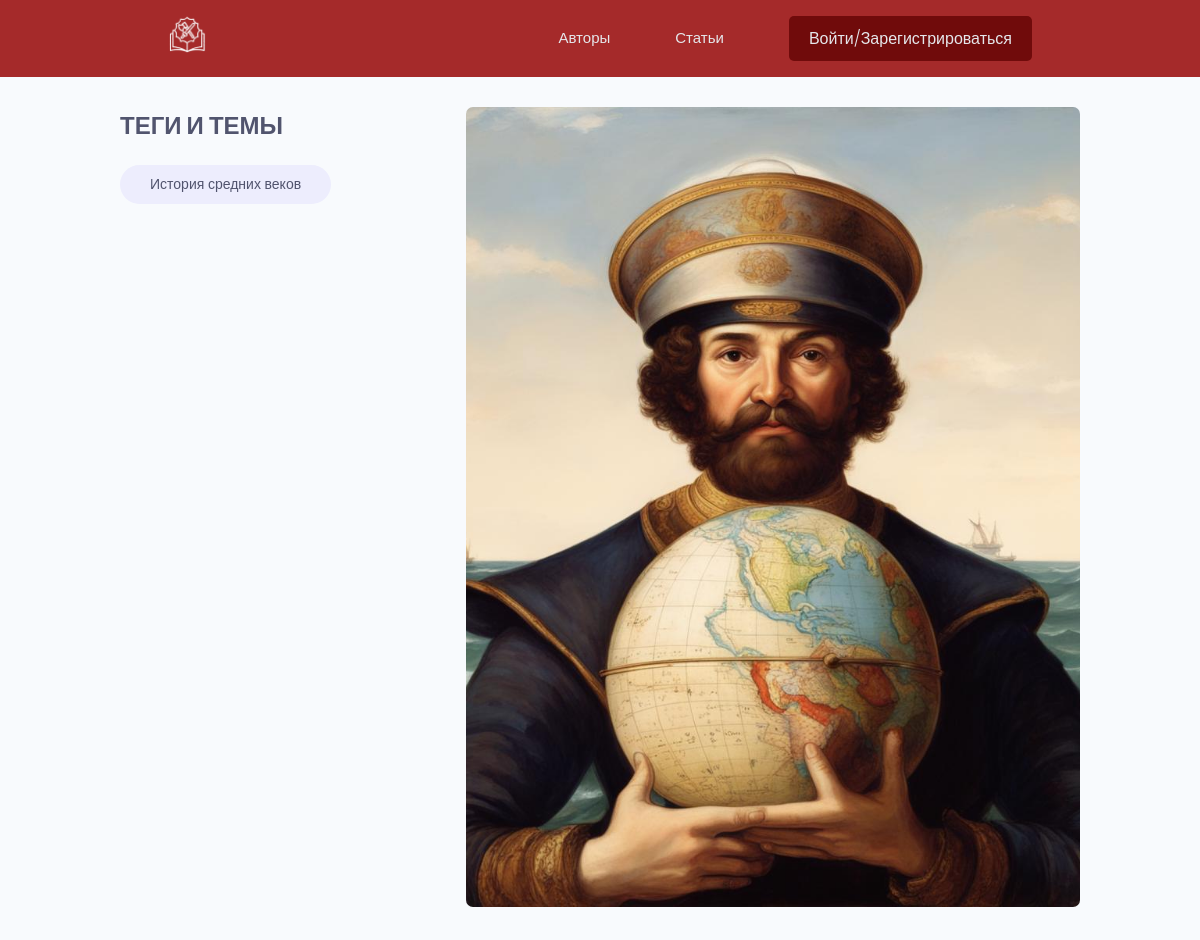
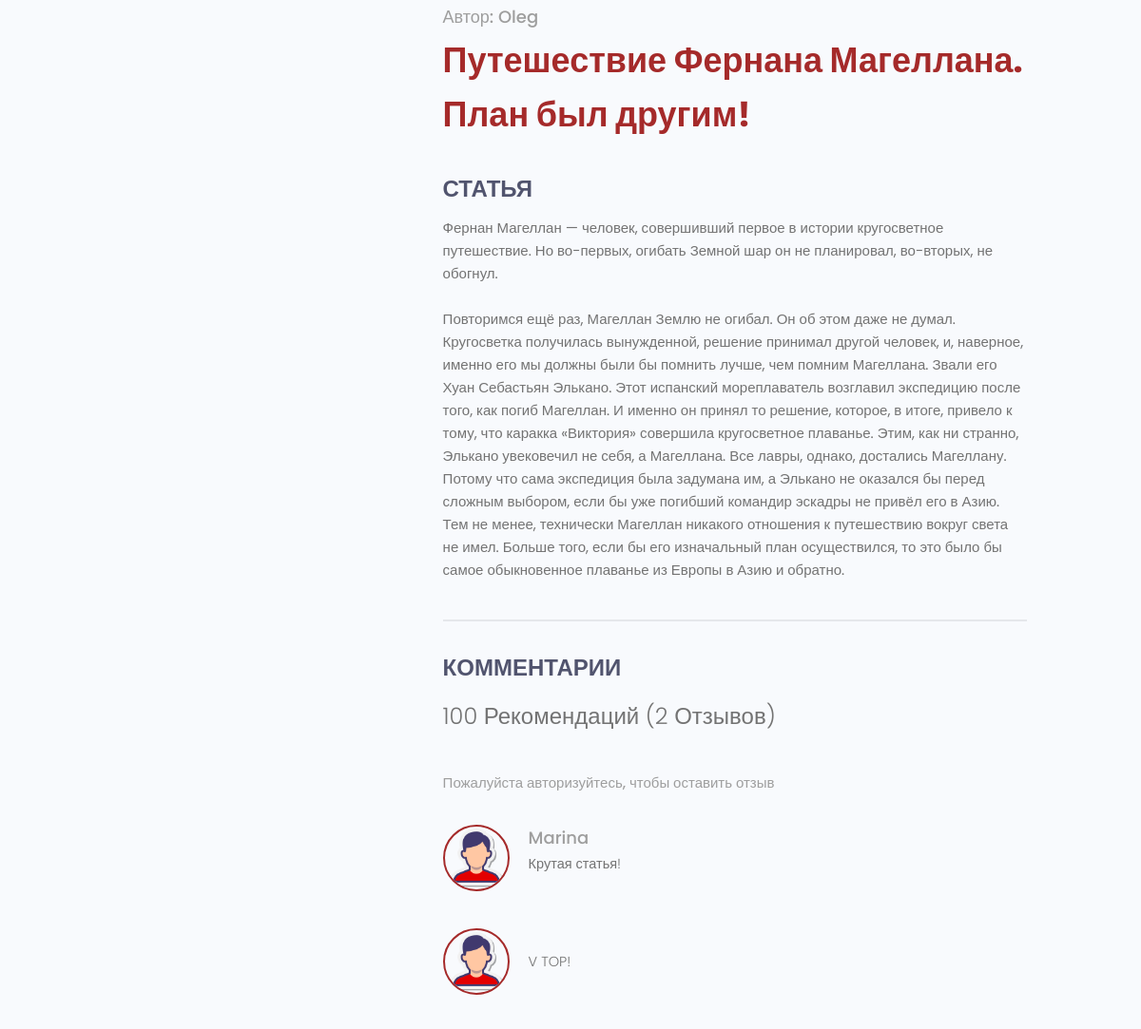
Screenshot of /project/6/ with the database file from the repository (2 pictures, top to bottom).
### projects/models.py (models this page shows, shortened)
class Tag(models.Model):
    name = models.CharField(max_length=200)
    created = models.DateTimeField(auto_now_add=True)
    def __str__(self):
        return self.name
    class Meta:
        verbose_name = 'Тег'
        verbose_name_plural = 'Теги'

class Project(models.Model):
    owner = models.ForeignKey(Profile, on_delete=models.SET_NULL, blank=True, null=True)
    title = models.CharField(max_length=200)
    description = models.TextField(blank=True, null=True)
    featured_image = models.ImageField(upload_to='projects/%Y/%m/%d/', default='default.jpg')
    tags = models.ManyToManyField('Tag', blank=True)
    vote_total = models.IntegerField(default=0, blank=True, null=True)
    vote_ratio = models.IntegerField(default=0, blank=True, null=True)
    created = models.DateTimeField(auto_now_add=True)
    class Meta:
        verbose_name = 'Проект'
        verbose_name_plural = 'Проекты'
        ordering = ['-vote_ratio', '-vote_total', 'title']
    def reviewers(self):
        queryset = self.review_set.all().values_list('owner__id', flat=True)
        return queryset

class Review(models.Model):
    VOTE_TYPE = (
        ('up', 'Up Vote'),
        ('down', 'Down Vote')
    )
    owner = models.ForeignKey(Profile, on_delete=models.CASCADE, null=True)
    project = models.ForeignKey(Project, on_delete=models.CASCADE)
    body = models.TextField(null=True, blank=True)
    value = models.CharField(max_length=200, choices=VOTE_TYPE)
    created = models.DateTimeField(auto_now_add=True)
    class Meta:
        verbose_name = 'Комментарий'
        verbose_name_plural = 'Комментарии'
        unique_together = [['owner', 'project']]

### users/models.py (models this page shows, shortened)
class Profile(models.Model):
    user = models.OneToOneField(User, on_delete=models.CASCADE, null=True, blank=True)
    name = models.CharField(max_length=200, null=True, blank=True)
    email = models.EmailField(max_length=500, null=True, blank=True)
    username = models.CharField(max_length=200, null=True, blank=True)
    short_intro = models.CharField(max_length=200, null=True, blank=True)
    bio = models.TextField(null=True, blank=True)
    profile_image = models.ImageField(upload_to="profiles/", default="profiles/user-default.png")
    social_resource = models.CharField(max_length=250, null=True, blank=True)
    created = models.DateTimeField(auto_now_add=True)
    class Meta:
        verbose_name = 'Профиль'
        verbose_name_plural = 'Профили'

### projects/views.py (the view, shortened to what this page needs)
# urls.py: path('project/<str:pk>/', views.project, name='project'),
def project(request, pk):
    projects_obj = Project.objects.get(id=pk)
    form = ReviewForm()
    return render(request, 'projects/single-project.html', {'project': projects_obj, 'form': form})

### projects/templates/projects/single-project.html (shortened to what this page needs)
{% extends 'projects/base.html' %}
{% block content %}
  <main class="singleProject my-md">
    <div class="container">
      <div class="layout">
        <div class="column column--1of3">
          <h3 class="singleProject__subtitle">Теги и темы</h3>
          <div class="singleProject__toolStack">
            {% for tag in project.tags.all %}
            <span class="tag tag--pill tag--sub tag--lg">
              <small>{{ tag }}</small>
            </span>
            {% endfor %}
          </div>
        </div>
        <div class="column column--2of3">
          <img class="singleProject__preview" src="{{ project.featured_image.url }}" alt="portfolio thumbnail" />
          <a href="{% url 'user_profile' project.owner.id %}" class="singleProject__developer">Автор: {{ project.owner.username }}</a>
          <h2 class="singleProject__title">{{ project.title }}</h2>
          <h3 class="singleProject__subtitle">Статья</h3>
          <div class="singleProject__info">
              {{ project.description|linebreaksbr }}
          </div>
          <div class="comments">
            <h3 class="singleProject__subtitle">Комментарии</h3>
            <h5 class="project--rating">
              {{ project.vote_ratio }} Рекомендаций
                     ({{ project.vote_total }} Отзыв{{ project.vote_total|pluralize:'ов' }})
            </h5>
            {% if request.user.profile.id in project.reviewers %}
            <p>Вы уже оставили свой отзыв об этой статье</p>
            {% elif request.user.profile == project.owner %}
            <p>Вы не можете оставлять отзыв о вашей статье</p>
            {% else %}
            <a href="{% url 'login' %}">Пожалуйста авторизуйтесь, чтобы оставить отзыв</a>
            {% endif %}
            <div class="commentList">
              {% for review in project.review_set.all %}
              {% if review.body %}
              <div class="comment">
                <a href="{% url 'user_profile' review.owner.id %}">
                  <img class="avatar avatar--md"
                    src="{{ review.owner.profile_image.url }}" alt="user" />
                </a>
                <div class="comment__details">
                  <a href="{% url 'user_profile' review.owner.id %}" class="comment__author">{{ review.owner.name }}</a>
                  <p class="comment__info">
                    {{ review.body|linebreaksbr }}
                  </p>
                </div>
              </div>
              {% endif %}
              {% endfor %}
            </div>
          </div>
        </div>
      </div>
    </div>
  </main>
{% endblock %}

### projects/templates/projects/base.html (shortened to what this page needs)
<!DOCTYPE html>
{% load static %}
<html lang="en">
<head>
   <link rel="stylesheet" href="https://maxcdn.bootstrapcdn.com/font-awesome/4.5.0/css/font-awesome.min.css">
  <link rel="stylesheet" href="{% static 'uikit/styles/uikit.css' %}" />
  <link rel="stylesheet" href="{% static 'styles/app.css' %}" />
</head>
<body>
  {% include 'projects/navbar.html' %}
  {% block content %}{% endblock %}
</body>
</html>

### projects/templates/projects/navbar.html (shortened to what this page needs)
{% load static %}
  <header class="header">
    <div class="container container--narrow">
      <a href="{% url 'projects' %}" class="header__logo">
        <img src="{% static 'images/logo.png' %}" alt="DevSearch Logo" />
      </a>
      <nav class="header__nav">
        <ul class="header__menu">
          <li class="header__menuItem"><a href="{% url 'profiles' %}">Авторы</a></li>
          <li class="header__menuItem"><a href="{% url 'projects' %}">Статьи</a></li>
          {% if request.user.is_authenticated %}
          <li class="header__menuItem"><a href="{% url 'inbox' %}">Сообщения</a></li>
          <li class="header__menuItem"><a href="{% url 'account' %}">Мой аккаунт</a></li>
          <li class="header__menuItem"><a href="{% url 'create-project' %}">Добавить статью</a></li>
          <li class="header__menuItem"><a href="{% url 'logout' %}" class="btn btn--sub">Выйти</a></li>
          {% else %}
          <li class="header__menuItem"><a href="{% url 'login' %}" class="btn btn--sub">Войти/Зарегистрироваться</a></li>
          {% endif %}
        </ul>
      </nav>
    </div>
  </header>

### projects/static/styles/app.css (style rules this page uses)
:root { --color-sub: #a52a2a; }
.btn--sub { background-color: #700b0b; }
img { width: 100%; }
.header { position: sticky; z-index: 111; background-color: var(--color-sub); padding: 1.5rem 0; }
.header > .container { display: flex; justify-content: space-between; align-items: center; }
.header__logo > img { height: 3.8rem; }
.header__nav > ul { display: inline-flex; align-items: center; list-style: none; gap: 6.5rem; }
.header__menuItem > a { color: var(--color-light); font-weight: 300; }
.singleProject .column--1of3 { order: 2; }
@media screen and (min-width: 1081px) { .singleProject .column--1of3 { order: 1; } }
@media screen and (min-width: 1081px) { .singleProject .column--2of3 { order: 2; } }
.singleProject__toolStack { margin-top: 2rem; margin-bottom: 4rem; }
.singleProject__preview { height: 100vh; object-fit: cover; object-position: top center; margin-bottom: 3rem; border-radius: 0.7rem; }
.singleProject__developer { font-size: 1.8rem; font-weight: 500; }
.singleProject__title { font-size: 3.6rem; font-weight: 700; color: var(--color-sub); margin-bottom: 3rem; }
.project--rating { margin-bottom: 1.6em; margin-top: .5em; }
.singleProject__subtitle { text-transform: uppercase; font-size: 2.4rem; font-weight: 700; color: var(--color-sub-light); margin-bottom: 1rem; }
.comments { margin-top: 4rem; padding-top: 3rem; border-top: 2px solid var(--color-light); }
.commentList { margin: 3rem 0; }
.comment { display: flex; gap: 2rem; }
.comment:not(:last-child) { margin-bottom: 3rem; }
.comment__author { font-size: 1.8rem; }
.comment__info { font-size: 1.45rem; }

### projects/static/uikit/styles/modules/_variables.css (style rules this page uses)
:root { --color-main: #a52a2a; --color-main-light: #ffa9a9; --color-sub: #3f4156; --color-sub-light: #51546e; --color-sub-lighter: #ededfd; --color-text: #737373; --color-gray: #8b8b8b; --color-light: #e5e7eb; --color-light-gray: #767676; --color-bg: #f8fafd; --color-white: #fffefd; --color-white-light: #f3f3f3; --color-success: #359e64; --color-success-bg: #def8e8; --color-error: #fc4b0b; --color-error-bg: #fff2ee; --font-base: 'Poppins', arial, helvetica, 'Segoe UI', roboto, ubuntu, sans-serif; --font-monospace: 'Fira Code', 'Courier New', courier, monospace; --font-regular: 300; --font-medium: 500; --font-bold: 700; --generic-shadow: 1px 1px 5px #00000010; --generic-transition: all 0.3s ease-in-out; }

### projects/static/uikit/styles/modules/_base.css (style rules this page uses)
* { margin: 0; padding: 0; box-sizing: border-box; text-rendering: optimizeLegibility; color: inherit; font-size: inherit; }
html { font-size: 50%; }
@media only screen and (min-width: 480px) { html { font-size: 56.25%; } }
@media only screen and (min-width: 1200px) { html { font-size: 62.5%; } }
body { line-height: 1.6; font-weight: 400; font-size: 1.5rem; color: var(--color-text); background-color: var(--color-bg); min-height: 100vh; }

### projects/static/uikit/styles/modules/_typography.css (style rules this page uses)
* { font-family: var(--font-base); }
h2 { font-size: 3.6rem; font-weight: var(--font-bold); }
h3 { font-size: 3.2rem; font-weight: var(--font-medium); }
h5 { font-size: 2.4rem; font-weight: var(--font-medium); }
h5, h6 { font-weight: var(--font-regular); }
p, span, strong { font-size: 1.6rem; color: var(--color-text); font-weight: var(--font-regular); }
a { padding-bottom: 2px; text-decoration: none; display: inline-block; color: #9e9e9e; font-weight: var(--font-medium); }

### projects/static/uikit/styles/modules/_utilities.css (style rules this page uses)
.container { width: 92%; max-width: 165rem; margin: 0 auto; box-sizing: border-box; }
.container--narrow { width: 92%; max-width: 120rem; }
@media screen and (min-width: 1000px) { .container { width: 90%; } }
@media screen and (min-width: 1000px) { .container--narrow { width: 85%; } }
@media screen and (min-width: 1200px) { .container { width: 80%; } }
@media screen and (min-width: 1200px) { .container--narrow { width: 72%; } }
.my-md { margin: 3rem auto; }

### projects/static/uikit/styles/modules/_avatar.css (style rules this page uses)
.avatar { border-radius: 50%; border: 2px solid var(--color-main); object-fit: cover; }
.avatar--md { height: 7rem; width: 7rem; }

### projects/static/uikit/styles/modules/_button.css (style rules this page uses)
.btn { display: inline-block; position: relative; cursor: pointer; background-color: var(--color-light); font-weight: var(--font-medium); color: var(--color-sub); text-decoration: none; padding: 1rem 2rem; border-radius: 0.5rem; border: none; width: -webkit-fit-content; width: -moz-fit-content; width: fit-content; height: -webkit-fit-content; height: -moz-fit-content; height: fit-content; font-size: 1.6rem; outline-width: 0; outline-color: transparent; -webkit-backface-visibility: hidden; backface-visibility: hidden; transition: all 0.3s ease-in-out; }
.btn--sub { background-color: var(--color-sub); color: var(--color-white); }

### rows the page displays
Tag: name "История средних веков"
Project: featured_image (picture), owner.username "Oleg", title "Путешествие Фернана Магеллана. План был другим!", description "Фернан Магеллан — человек, совершивший первое в истории кругосветное путешествие. Но во-первых, огибать Земной шар он не планировал, во-вторых, не обогнул. Повторимся ещё раз, Магеллан Землю не огибал. Он об этом даже не думал. Кругосветка получилась вынужденной, решение принимал другой человек, и, наверное, именно его мы должны были бы помнить лучше, чем помним Магеллана. Звали его Хуан Себастьян Элькано. Этот испанский мореплаватель возглавил экспедицию после того, как погиб Магеллан. И именно он принял то решение, которое, в итоге, привело к тому, что каракка «Виктория» совершила кругосветное плаванье. Этим, как ни странно, Элькано увековечил не себя, а Магеллана. Все лавры, однако,…", vote_ratio "100", vote_total "2"
Review: owner.profile_image (placeholder picture), owner.name "Marina", body "Крутая статья!"
Review: owner.profile_image (placeholder picture), body "V TOP!"
